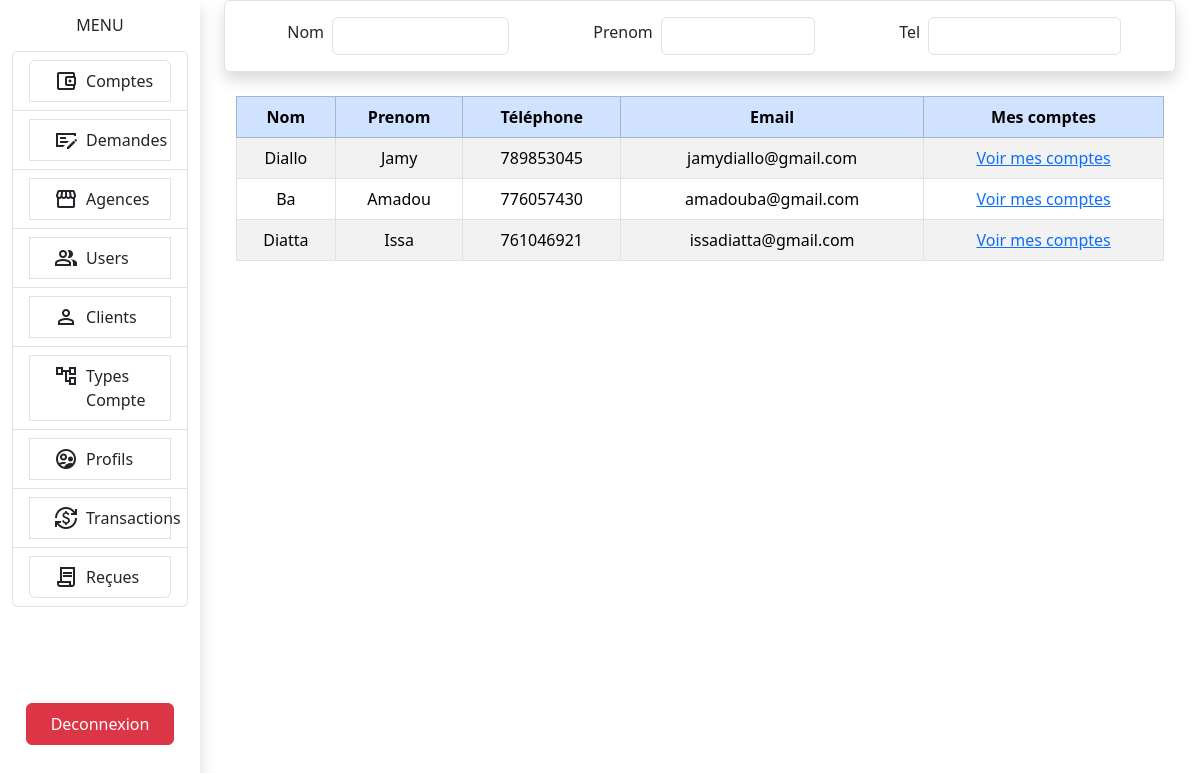
The app's page /?ressource=html&controller=Client (signed in) with its own data.
### tables this page shows
CREATE TABLE users (
    idu INT PRIMARY KEY AUTO_INCREMENT,
    nom VARCHAR(100) NOT NULL,
    prenom VARCHAR(100) NOT NULL,
    telephone VARCHAR(15) NOT NULL,
    email VARCHAR(100) NOT NULL,
    pwd VARCHAR(100) NOT NULL,
    justificatif VARCHAR(255),
    idp INT,
    FOREIGN KEY (idp) REFERENCES profil(idp)
);

### src/core/Controller.php (called while the page is built, shortened)
<?php
abstract class  Controller {
    public function renderView(string $view, array $data = [] ): void {
        extract($data);
        require_once "../views/$view.html.php";
    }
}

### src/controllers/html/ClientController.php (called while the page is built)
<?php
require_once "../src/models/UsersModel.php";
require_once "../src/core/Controller.php";
class ClientController extends Controller {
    private UsersModel $clientModel;
    public function __construct(){
        $this-> clientModel = new UsersModel();
        $this-> load();
    }
    public function load(){
        $this-> listerClients();
    }
    public function listerClients(){
        parent::renderView("clients/listeClients", ['data' => $this-> clientModel-> findUsersByProfil("Client")]);
    }
}

### public/index.php (called while the page is built, shortened)
<?php
Rooter::run();

### src/core/Model.php (called while the page is built, shortened)
<?php
abstract class  Model
{
    protected function executeSelect(string $sql, bool $single = false): array {
        $calledClass = get_called_class();
        $result = $this->openConnexion()->query($sql);
        if (!$single) {
            return $result->fetchAll(PDO::FETCH_CLASS, $calledClass);
        }
        return $result->fetch(PDO::FETCH_CLASS, $calledClass);
    }
    protected function openConnexion()
    {
        return new PDO(
            'mysql:host=localhost;dbname=gestionbank;charset=utf8', 'root', ''
        );
    }
}

### src/models/UsersModel.php (called while the page is built, shortened)
<?php
require "../src/core/Model.php";
class UsersModel extends Model {
    public function findUsersByProfil(string $profil) {
        $sql = "SELECT * FROM users u, profil p WHERE u.idp = p.idp AND libp LIKE '$profil'";
        return $this-> executeSelect($sql);
    }
}

### views/clients/listeClients.html.php (the view, shortened to what this page needs)
<div class="container w-100">
    <div class="container col-12 border shadow d-flex align-items-center justify-content-around p-3 rounded">
        <div class="col-md-3 d-flex align-items-center">
            <label for="inputCity" class="form-label  mx-2">Nom</label>
            <input type="text" class="form-control" id="inputTel">
        </div>
        <div class="col-md-3 d-flex align-items-center">
            <label for="inputCity" class="form-label  mx-2">Prenom</label>
            <input type="text" class="form-control" id="inputTel">
        </div>
        <div class="col-md-3 d-flex align-items-center">
            <label for="inputCity" class="form-label  mx-2">Tel</label>
            <input type="text" class="form-control" id="inputTel">
        </div>
    </div>
    <div class="container mt-4 col-12">
        <table class="table table-striped table-hover table-bordered vw-50">
            <thead class="table-primary">
                <tr>
                    <th class="text-center">Nom</th>
                    <th class="text-center">Prenom</th>
                    <th class="text-center">Téléphone</th>
                    <th class="text-center">Email</th>
                    <th class="text-center">Mes comptes</th>
                </tr>
            </thead>
            <tbody>
                <?php foreach ($data as $datum): ?>
                    <tr>
                        <td class="text-center"> <?= $datum->nom ?> </td>
                        <td class="text-center"> <?= $datum->prenom ?> </td>
                        <td class="text-center"> <?= $datum->telephone ?> </td>
                        <td class="text-center"> <?= $datum->email ?> </td>
                        <td class="text-center"> <a href=""> Voir mes comptes </a> </td>
                    </tr>
                <?php endforeach ?>
            </tbody>
        </table>
    </div>
</div>
</div>

### records on screen
users: nom "Diallo", prenom "Jamy", telephone "789853045", email "jamydiallo@gmail.com"
users: nom "Ba", prenom "Amadou", telephone "776057430", email "amadouba@gmail.com"
users: nom "Diatta", prenom "Issa", telephone "761046921", email "issadiatta@gmail.com"
